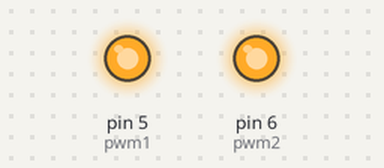
Bench run of a sketch on a simulated Arduino Uno, built with avr-gcc and run on an emulated ATmega328P. Parts: output pins drawn as LEDs (lit = HIGH).

Above: at 0.1 s.
Timing chart, 0 to 1.6 s (numbered marks = the images above):
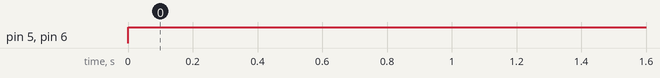

Measured:
- by itself, pin 5 (pwm1), pin 6 (pwm2): LOW → HIGH at 0.00 s

The sketch:

test_pwm_drivers.ino
```cpp
int pwm1 = 5;
int pwm2 = 6;

void setup()
{
  pinMode(pwm1, OUTPUT);
  pinMode(pwm2, OUTPUT);

}

void loop()
{
  analogWrite(pwm1, 255);
  analogWrite(pwm2, 255);
}
```
